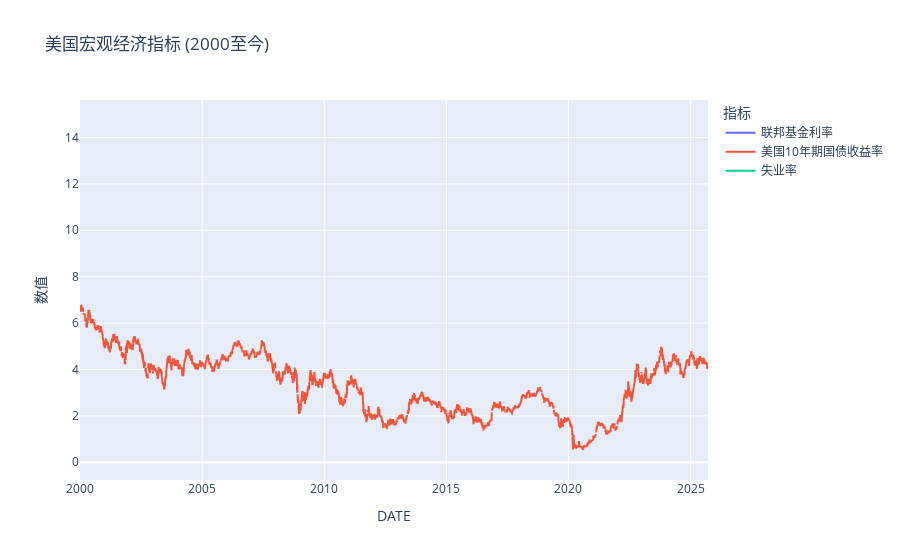

This figure's notebook cell:
### Code cell
# 使用 Plotly Express 快速绘制交互式图表
# Plotly 会自动处理日期轴
fig = px.line(
    df, 
    y=["联邦基金利率", "美国10年期国债收益率", "失业率"],  # 选择要绘制的列
    title="美国宏观经济指标 (2000至今)",
    labels={"value": "数值", "variable": "指标", "date": "日期"}
)

# 显示图表
fig.show()

### Figure 1 — Plotly figure (JSON) as saved in the notebook; plotly's stock layout.template omitted (floating-point values rounded to 4 significant figures; data arrays with more than 128 entries replaced by an {"elided": "..."} marker saying what was removed)
{"data": [{"hovertemplate": "指标=联邦基金利率<br>DATE=%{x}<br>数值=%{y}<extra></extra>", "legendgroup": "联邦基金利率", "line": {"color": "#636efa", "dash": "solid"}, "marker": {"symbol": "circle"}, "mode": "lines", "name": "联邦基金利率", "showlegend": true, "type": "scattergl", "x": {"elided": "6798 str values"}, "xaxis": "x", "y": {"elided": "6798 float values"}, "yaxis": "y"}, {"hovertemplate": "指标=美国10年期国债收益率<br>DATE=%{x}<br>数值=%{y}<extra></extra>", "legendgroup": "美国10年期国债收益率", "line": {"color": "#EF553B", "dash": "solid"}, "marker": {"symbol": "circle"}, "mode": "lines", "name": "美国10年期国债收益率", "showlegend": true, "type": "scattergl", "x": {"elided": "6798 str values"}, "xaxis": "x", "y": {"elided": "6798 float values"}, "yaxis": "y"}, {"hovertemplate": "指标=失业率<br>DATE=%{x}<br>数值=%{y}<extra></extra>", "legendgroup": "失业率", "line": {"color": "#00cc96", "dash": "solid"}, "marker": {"symbol": "circle"}, "mode": "lines", "name": "失业率", "showlegend": true, "type": "scattergl", "x": {"elided": "6798 str values"}, "xaxis": "x", "y": {"elided": "6798 float values"}, "yaxis": "y"}], "layout": {"legend": {"title": {"text": "指标"}, "tracegroupgap": 0}, "title": {"text": "美国宏观经济指标 (2000至今)"}, "xaxis": {"anchor": "y", "domain": [0, 1], "title": {"text": "DATE"}}, "yaxis": {"anchor": "x", "domain": [0, 1], "title": {"text": "数值"}}}}
